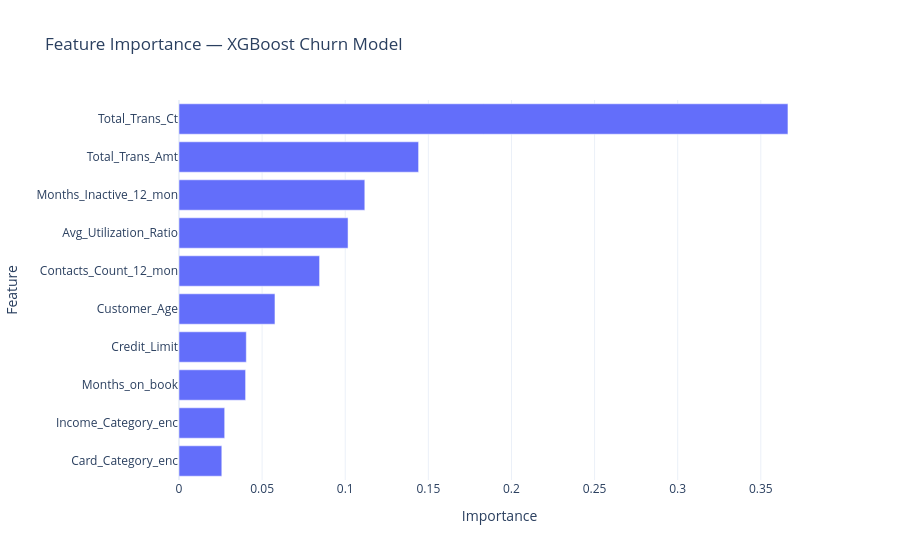
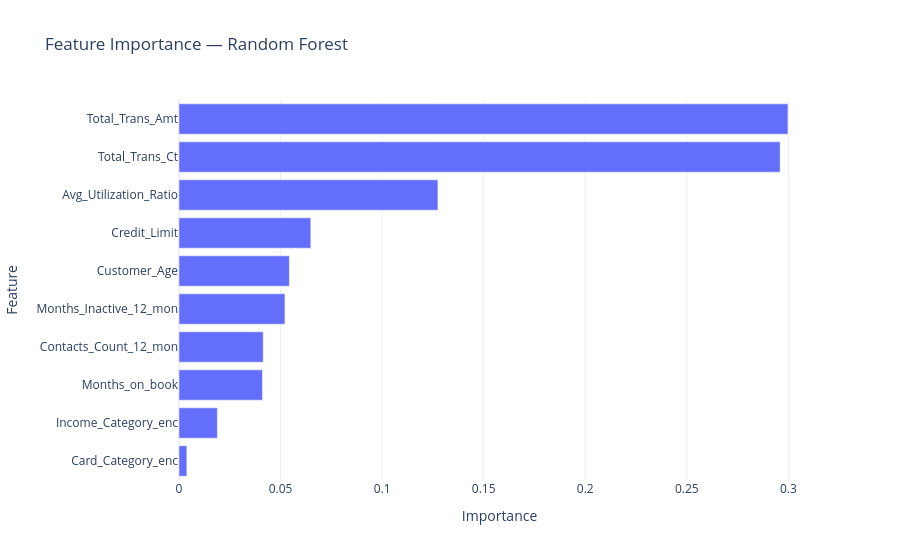
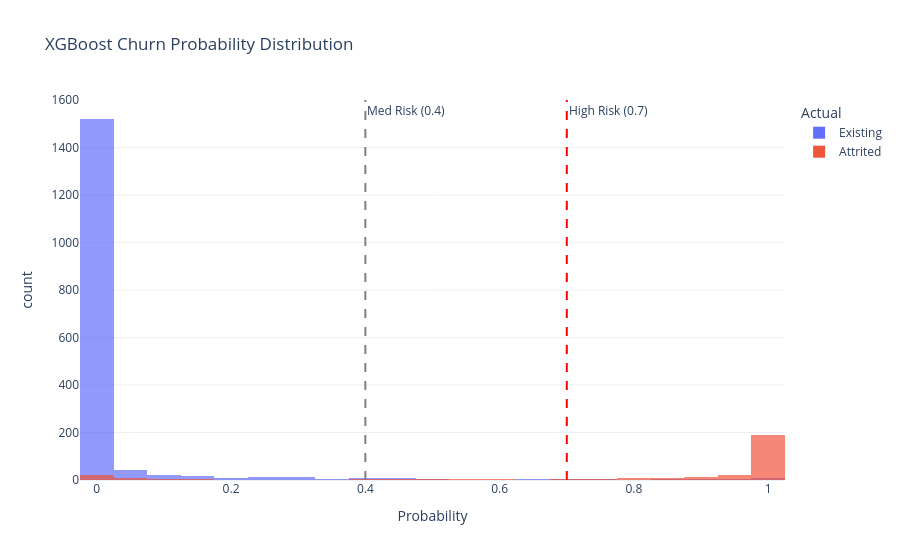
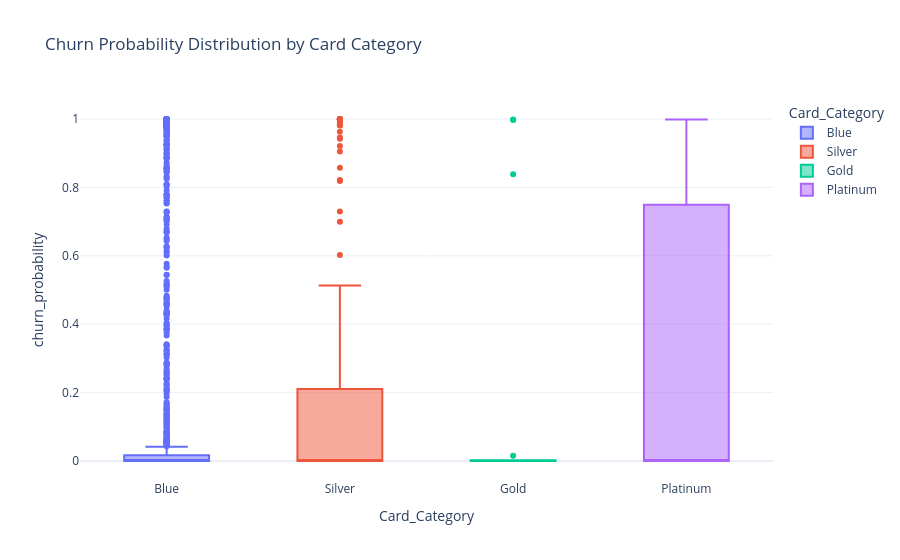

Notebook code cell kept with these figures, in order:
### Code cell
# ── Visualizations (Part 2: Feature Importance & Probs) ──────────────────
xgb_fi = pd.Series(xgb.feature_importances_, index=feature_cols_enc).sort_values()
fig3 = px.bar(x=xgb_fi.values, y=xgb_fi.index, orientation='h', title="Feature Importance — XGBoost Churn Model")
fig3.update_layout(template='plotly_white', xaxis_title='Importance', yaxis_title='Feature')
fig3.show()

rf_fi = pd.Series(rf.feature_importances_, index=feature_cols_enc).sort_values()
fig4 = px.bar(x=rf_fi.values, y=rf_fi.index, orientation='h', title="Feature Importance — Random Forest")
fig4.update_layout(template='plotly_white', xaxis_title='Importance', yaxis_title='Feature')
fig4.show()

prob_df = pd.DataFrame({'Probability': results['XGBoost']['prob'], 'Actual': y_test.map({0:'Existing', 1:'Attrited'})})
fig5 = px.histogram(prob_df, x='Probability', color='Actual', nbins=20, title="XGBoost Churn Probability Distribution", barmode='overlay', opacity=0.7)
fig5.add_vline(x=0.4, line_dash="dash", line_color="gray", annotation_text="Med Risk (0.4)")
fig5.add_vline(x=0.7, line_dash="dash", line_color="red", annotation_text="High Risk (0.7)")
fig5.update_layout(template='plotly_white')
fig5.show()

test_full = df.loc[X_test.index].copy()
test_full['churn_probability'] = results['XGBoost']['prob']
fig8 = px.box(test_full, x='Card_Category', y='churn_probability', color='Card_Category', title="Churn Probability Distribution by Card Category")
fig8.update_layout(template='plotly_white')
fig8.show()

### Figure 1 — Plotly figure (JSON) as saved in the notebook; plotly's stock layout.template omitted (floating-point values rounded to 4 significant figures)
{"data": [{"hovertemplate": "x=%{x}<br>y=%{y}<extra></extra>", "legendgroup": "", "marker": {"color": "#636efa", "pattern": {"shape": ""}}, "name": "", "orientation": "h", "showlegend": false, "textposition": "auto", "type": "bar", "x": [0.02575, 0.02748, 0.04006, 0.04049, 0.05773, 0.08457, 0.1017, 0.1118, 0.1441, 0.3663], "xaxis": "x", "y": ["Card_Category_enc", "Income_Category_enc", "Months_on_book", "Credit_Limit", "Customer_Age", "Contacts_Count_12_mon", "Avg_Utilization_Ratio", "Months_Inactive_12_mon", "Total_Trans_Amt", "Total_Trans_Ct"], "yaxis": "y"}], "layout": {"barmode": "relative", "legend": {"tracegroupgap": 0}, "title": {"text": "Feature Importance — XGBoost Churn Model"}, "xaxis": {"anchor": "y", "domain": [0.0, 1.0], "title": {"text": "Importance"}}, "yaxis": {"anchor": "x", "domain": [0.0, 1.0], "title": {"text": "Feature"}}}}

### Figure 2 — Plotly figure (JSON) as saved in the notebook; plotly's stock layout.template omitted (floating-point values rounded to 4 significant figures)
{"data": [{"hovertemplate": "x=%{x}<br>y=%{y}<extra></extra>", "legendgroup": "", "marker": {"color": "#636efa", "pattern": {"shape": ""}}, "name": "", "orientation": "h", "showlegend": false, "textposition": "auto", "type": "bar", "x": [0.003862, 0.01889, 0.0411, 0.04147, 0.05217, 0.05434, 0.06491, 0.1275, 0.296, 0.2998], "xaxis": "x", "y": ["Card_Category_enc", "Income_Category_enc", "Months_on_book", "Contacts_Count_12_mon", "Months_Inactive_12_mon", "Customer_Age", "Credit_Limit", "Avg_Utilization_Ratio", "Total_Trans_Ct", "Total_Trans_Amt"], "yaxis": "y"}], "layout": {"barmode": "relative", "legend": {"tracegroupgap": 0}, "title": {"text": "Feature Importance — Random Forest"}, "xaxis": {"anchor": "y", "domain": [0.0, 1.0], "title": {"text": "Importance"}}, "yaxis": {"anchor": "x", "domain": [0.0, 1.0], "title": {"text": "Feature"}}}}

### Figure 3 — Plotly figure (JSON) as saved in the notebook; plotly's stock layout.template omitted (floating-point values rounded to 4 significant figures; data arrays with more than 128 entries replaced by an {"elided": "..."} marker saying what was removed)
{"data": [{"bingroup": "x", "hovertemplate": "Actual=Existing<br>Probability=%{x}<br>count=%{y}<extra></extra>", "legendgroup": "Existing", "marker": {"color": "#636efa", "opacity": 0.7, "pattern": {"shape": ""}}, "name": "Existing", "nbinsx": 20, "orientation": "v", "showlegend": true, "type": "histogram", "x": {"elided": "1701 float values"}, "xaxis": "x", "yaxis": "y"}, {"bingroup": "x", "hovertemplate": "Actual=Attrited<br>Probability=%{x}<br>count=%{y}<extra></extra>", "legendgroup": "Attrited", "marker": {"color": "#EF553B", "opacity": 0.7, "pattern": {"shape": ""}}, "name": "Attrited", "nbinsx": 20, "orientation": "v", "showlegend": true, "type": "histogram", "x": {"elided": "325 float values"}, "xaxis": "x", "yaxis": "y"}], "layout": {"annotations": [{"showarrow": false, "text": "Med Risk (0.4)", "x": 0.4, "xanchor": "left", "xref": "x", "y": 1, "yanchor": "top", "yref": "y domain"}, {"showarrow": false, "text": "High Risk (0.7)", "x": 0.7, "xanchor": "left", "xref": "x", "y": 1, "yanchor": "top", "yref": "y domain"}], "barmode": "overlay", "legend": {"title": {"text": "Actual"}, "tracegroupgap": 0}, "shapes": [{"line": {"color": "gray", "dash": "dash"}, "type": "line", "x0": 0.4, "x1": 0.4, "xref": "x", "y0": 0, "y1": 1, "yref": "y domain"}, {"line": {"color": "red", "dash": "dash"}, "type": "line", "x0": 0.7, "x1": 0.7, "xref": "x", "y0": 0, "y1": 1, "yref": "y domain"}], "title": {"text": "XGBoost Churn Probability Distribution"}, "xaxis": {"anchor": "y", "domain": [0.0, 1.0], "title": {"text": "Probability"}}, "yaxis": {"anchor": "x", "domain": [0.0, 1.0], "title": {"text": "count"}}}}

### Figure 4 — Plotly figure (JSON) as saved in the notebook; plotly's stock layout.template omitted (floating-point values rounded to 4 significant figures; data arrays with more than 128 entries replaced by an {"elided": "..."} marker saying what was removed)
{"data": [{"alignmentgroup": "True", "hovertemplate": "Card_Category=%{x}<br>churn_probability=%{y}<extra></extra>", "legendgroup": "Blue", "marker": {"color": "#636efa"}, "name": "Blue", "notched": false, "offsetgroup": "Blue", "orientation": "v", "showlegend": true, "type": "box", "x": {"elided": "1877 str values"}, "x0": " ", "xaxis": "x", "y": {"elided": "1877 float values"}, "y0": " ", "yaxis": "y"}, {"alignmentgroup": "True", "hovertemplate": "Card_Category=%{x}<br>churn_probability=%{y}<extra></extra>", "legendgroup": "Silver", "marker": {"color": "#EF553B"}, "name": "Silver", "notched": false, "offsetgroup": "Silver", "orientation": "v", "showlegend": true, "type": "box", "x": ["Silver", "Silver", "Silver", "Silver", "Silver", "Silver", "Silver", "Silver", "Silver", "Silver", "Silver", "Silver", "Silver", "Silver", "Silver", "Silver", "Silver", "Silver", "Silver", "Silver", "Silver", "Silver", "Silver", "Silver", "Silver", "Silver", "Silver", "Silver", "Silver", "Silver", "Silver", "Silver", "Silver", "Silver", "Silver", "Silver", "Silver", "Silver", "Silver", "Silver", "Silver", "Silver", "Silver", "Silver", "Silver", "Silver", "Silver", "Silver", "Silver", "Silver", "Silver", "Silver", "Silver", "Silver", "Silver", "Silver", "Silver", "Silver", "Silver", "Silver", "Silver", "Silver", "Silver", "Silver", "Silver", "Silver", "Silver", "Silver", "Silver", "Silver", "Silver", "Silver", "Silver", "Silver", "Silver", "Silver", "Silver", "Silver", "Silver", "Silver", "Silver", "Silver", "Silver", "Silver", "Silver", "Silver", "Silver", "Silver", "Silver", "Silver", "Silver", "Silver", "Silver", "Silver", "Silver", "Silver", "Silver", "Silver", "Silver", "Silver", "Silver", "Silver", "Silver", "Silver", "Silver", "Silver", "Silver", "Silver", "Silver", "Silver", "Silver", "Silver", "Silver", "Silver", "Silver", "Silver", "Silver", "Silver", "Silver", "Silver", "Silver", "Silver", "Silver", "Silver"], "x0": " ", "xaxis": "x", "y": [4.697e-06, 8.245e-05, 0.0001877, 0.9999, 4.914e-06, 0.005325, 7.99e-07, 0.8575, 0.01655, 5.843e-05, 0.9998, 0.04924, 3.1e-06, 0.00157, 0.9977, 1.419e-05, 2.32e-06, 0.001435, 0.0003865, 2.843e-06, 4.223e-05, 0.0001949, 0.0003312, 1.626e-05, 0.0009384, 2.176e-06, 0.9049, 4.06e-06, 7.985e-05, 1.228e-06, 0.0003813, 1.273e-05, 0.1074, 0.9999, 0.0001214, 0.002408, 3.006e-05, 0.2946, 4.859e-07, 0.0001172, 0.09309, 0.002879, 0.000256, 3.131e-06, 0.9957, 0.5128, 0.002585, 0.001272, 0.988, 0.4194, 2.908e-05, 0.9815, 0.8185, 2.344e-07, 0.9807, 8.147e-07, 0.9991, 5.478e-07, 0.9425, 6.834e-06, 0.9992, 0.1475, 0.7295, 1.322e-08, 0.0008328, 0.0005054, 4.973e-05, 0.3081, 7.75e-05, 0.0002718, 9.267e-06, 3.561e-05, 0.6023, 6.162e-05, 0.0009544, 0.9999, 9.845e-07, 0.9992, 5.785e-07, 9.091e-05, 0.3476, 0.0003278, 0.0002548, 0.6997, 0.00204, 0.9458, 7.597e-08, 8.203e-06, 0.963, 0.3802, 0.0002224, 0.2735, 0.0006318, 2.944e-06, 2.181e-06, 1.114e-05, 0.0004086, 9.232e-05, 0.005452, 2.334e-05, 3.39e-06, 5.648e-06, 0.8216, 0.003808, 0.02442, 0.003407, 0.0004435, 1.173e-05, 0.9998, 8.046e-09, 0.01725, 7.737e-05, 0.0001237, 9.95e-05, 0.01867, 1.875e-06, 0.00138, 0.9214, 0.0001098, 0.0003825, 0.0005978, 0.0001477, 0.0006383, 0.0002476], "y0": " ", "yaxis": "y"}, {"alignmentgroup": "True", "hovertemplate": "Card_Category=%{x}<br>churn_probability=%{y}<extra></extra>", "legendgroup": "Gold", "marker": {"color": "#00cc96"}, "name": "Gold", "notched": false, "offsetgroup": "Gold", "orientation": "v", "showlegend": true, "type": "box", "x": ["Gold", "Gold", "Gold", "Gold", "Gold", "Gold", "Gold", "Gold", "Gold", "Gold", "Gold", "Gold", "Gold", "Gold", "Gold", "Gold", "Gold", "Gold", "Gold", "Gold", "Gold", "Gold"], "x0": " ", "xaxis": "x", "y": [4.715e-06, 0.01567, 9.691e-06, 7.516e-05, 0.0004629, 0.000292, 0.001983, 6.551e-05, 0.0003087, 8.978e-07, 7.599e-08, 8.896e-05, 8.856e-06, 4.678e-05, 0.9972, 0.00222, 0.8381, 9.427e-05, 8.608e-05, 0.9986, 0.0002953, 1.109e-05], "y0": " ", "yaxis": "y"}, {"alignmentgroup": "True", "hovertemplate": "Card_Category=%{x}<br>churn_probability=%{y}<extra></extra>", "legendgroup": "Platinum", "marker": {"color": "#ab63fa"}, "name": "Platinum", "notched": false, "offsetgroup": "Platinum", "orientation": "v", "showlegend": true, "type": "box", "x": ["Platinum", "Platinum", "Platinum"], "x0": " ", "xaxis": "x", "y": [0.0007328, 0.0002033, 0.9988], "y0": " ", "yaxis": "y"}], "layout": {"boxmode": "overlay", "legend": {"title": {"text": "Card_Category"}, "tracegroupgap": 0}, "title": {"text": "Churn Probability Distribution by Card Category"}, "xaxis": {"anchor": "y", "categoryarray": ["Blue", "Silver", "Gold", "Platinum"], "categoryorder": "array", "domain": [0.0, 1.0], "title": {"text": "Card_Category"}}, "yaxis": {"anchor": "x", "domain": [0.0, 1.0], "title": {"text": "churn_probability"}}}}
